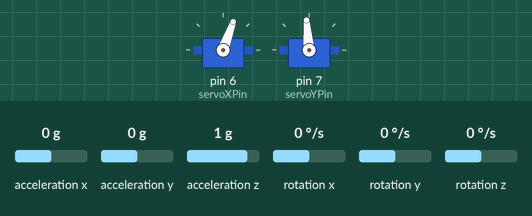
Bench run of a sketch on a simulated Arduino Uno, built with avr-gcc and run on an emulated ATmega328P. Parts: 2 × servo. The test bench sets the inputs (shaded band); at power-on: acceleration x 0 g, acceleration y 0 g, rotation y 0 °/s, acceleration z 1 g, rotation x 0 °/s, rotation z 0 °/s.

Above: at 2.2 s.
2.3 s: acceleration x set to -0.8 g
At 3.6 s:
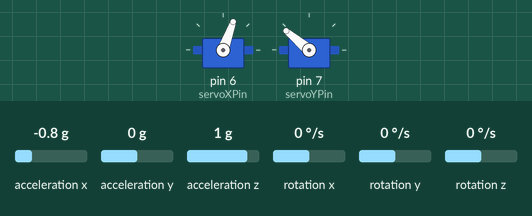
4.3 s: acceleration y set to -0.8 g
At 6.0 s:
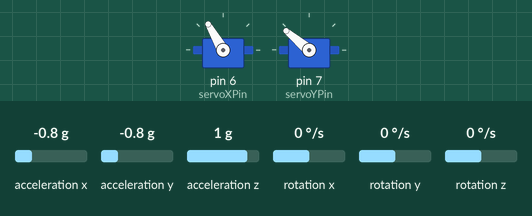
7.3 s: acceleration x set to 0 g
At 7.47 s:
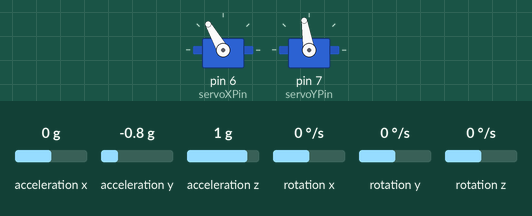
9.0 s: rotation y set to 192 °/s
At 10.2 s:
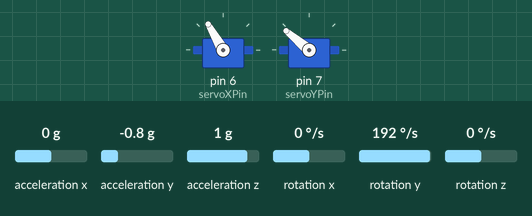
Timing chart, 0 to 11.6 s (numbered marks = the images above; inputs shaded):
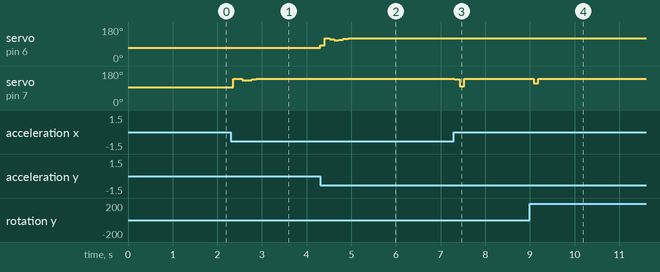

The sketch:

tvc_pid_kalman_level.ino
```cpp
#include <Servo.h>
#include <Wire.h>
#include <I2Cdev.h>
#include <MPU6050.h>
#include <PID_v1.h>

Servo servoX;
Servo servoY;

const int servoXPin = 6;
const int servoYPin = 7;

const int minX = 20;  // Minimum X position
const int maxX = 120; // Maximum X position
const int minY = 50;  // Minimum Y position
const int maxY = 140; // Maximum Y position

MPU6050 mpu;

double SetpointX, InputX, OutputX;
double SetpointY, InputY, OutputY;

double KpX = 2.0, KiX = 5.0, KdX = 1.0;
double KpY = 2.0, KiY = 5.0, KdY = 1.0;

PID myPIDX(&InputX, &OutputX, &SetpointX, KpX, KiX, KdX, DIRECT);
PID myPIDY(&InputY, &OutputY, &SetpointY, KpY, KiY, KdY, DIRECT);

float angleX, angleY;
float biasX = 0, biasY = 0;
float rateX, rateY;
float P[2][2] = {{0,0},{0,0}}, K[2];
float S, y;
float dt = 0.01;

void kalmanUpdate(float &angle, float &bias, float rate, int measurement, float &P00, float &P01, float &P10, float &P11) {
  angle += dt * (rate - bias);
  P00 += dt * (dt*P11 - P01 - P10 + 1);
  P01 -= dt * P11;
  P10 -= dt * P11;
  P11 += dt;

  S = P00 + 1;
  K[0] = P00 / S;
  K[1] = P10 / S;
  y = measurement - angle;
  angle += K[0] * y;
  bias += K[1] * y;
  P00 -= K[0] * P00;
  P01 -= K[0] * P01;
  P10 -= K[1] * P00;
  P11 -= K[1] * P01;
}

void setup() {
  Wire.begin();
  servoX.attach(servoXPin);
  servoY.attach(servoYPin);
  mpu.initialize();
  if (!mpu.testConnection()) {
    while (1);
  }
  servoX.write((minX + maxX) / 2);
  servoY.write((minY + maxY) / 2);
  delay(1000);
  SetpointX = SetpointY = 0;
  myPIDX.SetMode(AUTOMATIC);
  myPIDY.SetMode(AUTOMATIC);
}

void loop() {
  int16_t ax, ay, az, gx, gy, gz;
  mpu.getMotion6(&ax, &ay, &az, &gx, &gy, &gz);

  // Calculate tilt angles from accelerometer data
  float angleAccX = atan2(ay, az) * 180 / PI;
  float angleAccY = atan2(ax, az) * 180 / PI;

  // Update Kalman filter for gyroscope rates
  rateX = gx / 131.0;
  rateY = gy / 131.0;
  kalmanUpdate(angleX, biasX, rateX, angleAccX, P[0][0], P[0][1], P[1][0], P[1][1]);
  kalmanUpdate(angleY, biasY, rateY, angleAccY, P[0][0], P[0][1], P[1][0], P[1][1]);

  // Update PID inputs with the filtered angles
  InputX = angleX;
  InputY = angleY;

  // Adjust setpoints dynamically to maintain level (i.e., 0 degree tilt)
  SetpointX = 0;
  SetpointY = 0;

  myPIDX.Compute();
  myPIDY.Compute();

  int servoPosX = map(OutputX, -180, 180, minX, maxX);
  int servoPosY = map(OutputY, -180, 180, minY, maxY);

  moveTo(servoPosX, servoPosY);
}

void moveTo(int x, int y) {
  x = constrain(x, minX, maxX);
  y = constrain(y, minY, maxY);
  servoX.write(x);
  servoY.write(y);
}
```

Measured:
- after the input at 2.3 s, servo on pin 7 (servoYPin): 95° → 140° after 0.05 s, → 131° 0.21 s later, → 132° 0.10 s later, → 137° 0.10 s later, … (5 changes in this stretch)
- after the input at 4.3 s, servo on pin 6 (servoXPin): 70° → 83° at once, → 120° 0.10 s later, → 114° 0.10 s later, → 109° 0.10 s later, … (7 changes in this stretch)
- after the input at 7.3 s, servo on pin 7 (servoYPin): 140° → 136° at once, → 99° 0.10 s later, → 140° 0.10 s later
- after the input at 9.0 s, servo on pin 7 (servoYPin): 140° → 116° after 0.08 s, → 140° 0.10 s later
